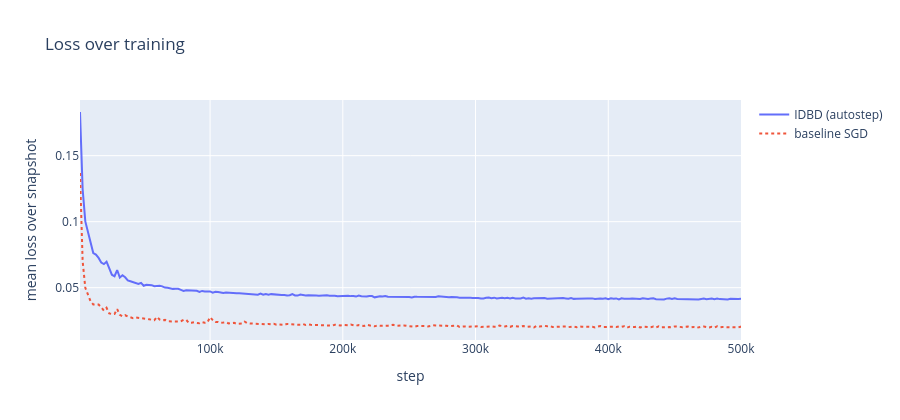
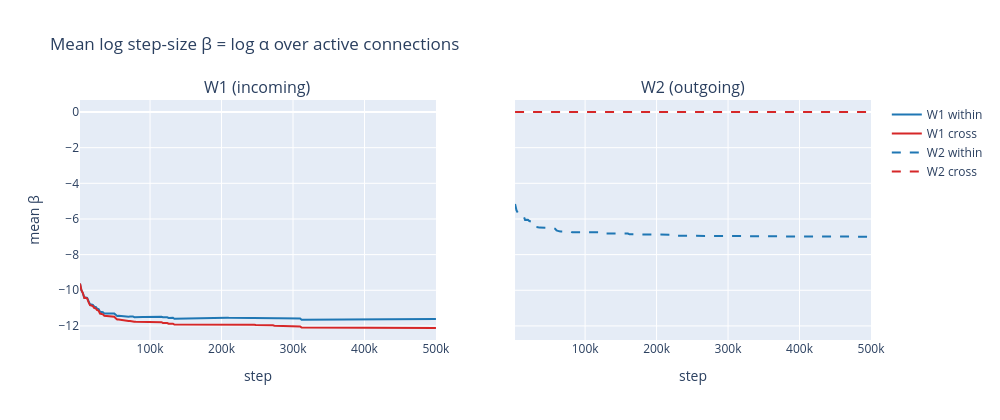
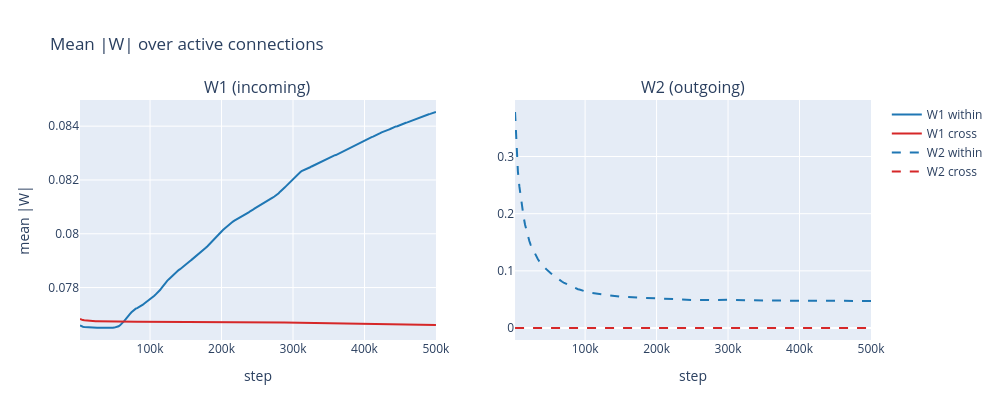
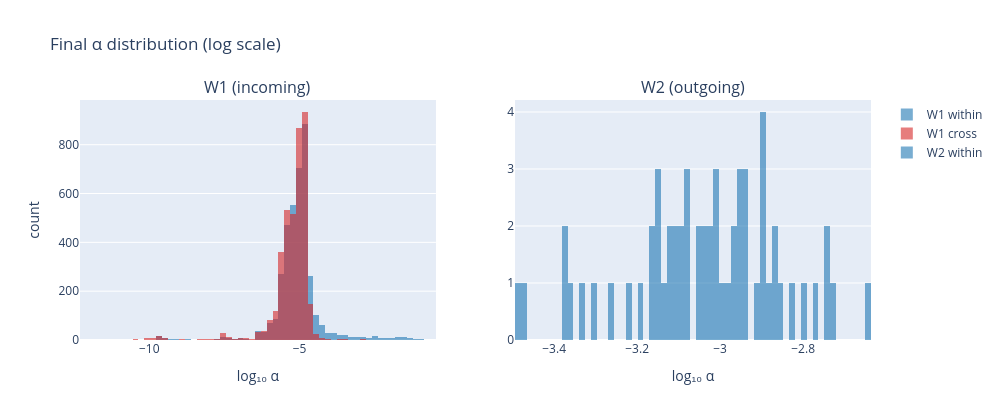

Notebook source saved alongside these figures, in order:
### Code cell
plot_loss(meta_snaps, baseline_snaps)
plot_beta_traces(betas)
plot_w_l1_traces(wl1s)
plot_alpha_distribution(meta_snaps, M1_init, M2_init)
plot_w_l1_distribution(meta_snaps, M1_init, M2_init);

### Figure 1 — Plotly figure (JSON) as saved in the notebook; plotly's stock layout.template omitted (floating-point values rounded to 4 significant figures; data arrays with more than 128 entries replaced by an {"elided": "..."} marker saying what was removed)
{"data": [{"mode": "lines", "name": "IDBD (autostep)", "type": "scatter", "x": {"elided": "250 int values"}, "y": {"elided": "250 float values"}}, {"line": {"dash": "dot"}, "mode": "lines", "name": "baseline SGD", "type": "scatter", "x": {"elided": "250 int values"}, "y": {"elided": "250 float values"}}], "layout": {"height": 420, "title": {"text": "Loss over training"}, "width": 900, "xaxis": {"title": {"text": "step"}}, "yaxis": {"title": {"text": "mean loss over snapshot"}}}}

### Figure 2 — Plotly figure (JSON) as saved in the notebook; plotly's stock layout.template omitted (floating-point values rounded to 4 significant figures; data arrays with more than 128 entries replaced by an {"elided": "..."} marker saying what was removed)
{"data": [{"line": {"color": "#1f77b4"}, "mode": "lines", "name": "W1 within", "type": "scatter", "x": {"elided": "250 int values"}, "xaxis": "x", "y": {"elided": "250 float values"}, "yaxis": "y"}, {"line": {"color": "#d62728"}, "mode": "lines", "name": "W1 cross", "type": "scatter", "x": {"elided": "250 int values"}, "xaxis": "x", "y": {"elided": "250 float values"}, "yaxis": "y"}, {"line": {"color": "#1f77b4", "dash": "dash"}, "mode": "lines", "name": "W2 within", "type": "scatter", "x": {"elided": "250 int values"}, "xaxis": "x2", "y": {"elided": "250 float values"}, "yaxis": "y2"}, {"line": {"color": "#d62728", "dash": "dash"}, "mode": "lines", "name": "W2 cross", "type": "scatter", "x": {"elided": "250 int values"}, "xaxis": "x2", "y": {"elided": "250 float values"}, "yaxis": "y2"}], "layout": {"annotations": [{"font": {"size": 16}, "showarrow": false, "text": "W1 (incoming)", "x": 0.225, "xanchor": "center", "xref": "paper", "y": 1, "yanchor": "bottom", "yref": "paper"}, {"font": {"size": 16}, "showarrow": false, "text": "W2 (outgoing)", "x": 0.775, "xanchor": "center", "xref": "paper", "y": 1, "yanchor": "bottom", "yref": "paper"}], "height": 420, "title": {"text": "Mean log step-size β = log α over active connections"}, "width": 1000, "xaxis": {"anchor": "y", "domain": [0, 0.45], "title": {"text": "step"}}, "xaxis2": {"anchor": "y2", "domain": [0.55, 1], "title": {"text": "step"}}, "yaxis": {"anchor": "x", "domain": [0, 1], "title": {"text": "mean β"}}, "yaxis2": {"anchor": "x2", "domain": [0, 1], "matches": "y", "showticklabels": false}}}

### Figure 3 — Plotly figure (JSON) as saved in the notebook; plotly's stock layout.template omitted (floating-point values rounded to 4 significant figures; data arrays with more than 128 entries replaced by an {"elided": "..."} marker saying what was removed)
{"data": [{"line": {"color": "#1f77b4"}, "mode": "lines", "name": "W1 within", "type": "scatter", "x": {"elided": "250 int values"}, "xaxis": "x", "y": {"elided": "250 float values"}, "yaxis": "y"}, {"line": {"color": "#d62728"}, "mode": "lines", "name": "W1 cross", "type": "scatter", "x": {"elided": "250 int values"}, "xaxis": "x", "y": {"elided": "250 float values"}, "yaxis": "y"}, {"line": {"color": "#1f77b4", "dash": "dash"}, "mode": "lines", "name": "W2 within", "type": "scatter", "x": {"elided": "250 int values"}, "xaxis": "x2", "y": {"elided": "250 float values"}, "yaxis": "y2"}, {"line": {"color": "#d62728", "dash": "dash"}, "mode": "lines", "name": "W2 cross", "type": "scatter", "x": {"elided": "250 int values"}, "xaxis": "x2", "y": {"elided": "250 float values"}, "yaxis": "y2"}], "layout": {"annotations": [{"font": {"size": 16}, "showarrow": false, "text": "W1 (incoming)", "x": 0.225, "xanchor": "center", "xref": "paper", "y": 1, "yanchor": "bottom", "yref": "paper"}, {"font": {"size": 16}, "showarrow": false, "text": "W2 (outgoing)", "x": 0.775, "xanchor": "center", "xref": "paper", "y": 1, "yanchor": "bottom", "yref": "paper"}], "height": 420, "title": {"text": "Mean |W| over active connections"}, "width": 1000, "xaxis": {"anchor": "y", "domain": [0, 0.45], "title": {"text": "step"}}, "xaxis2": {"anchor": "y2", "domain": [0.55, 1], "title": {"text": "step"}}, "yaxis": {"anchor": "x", "domain": [0, 1], "title": {"text": "mean |W|"}}, "yaxis2": {"anchor": "x2", "domain": [0, 1]}}}

### Figure 4 — Plotly figure (JSON) as saved in the notebook; plotly's stock layout.template omitted (floating-point values rounded to 4 significant figures; data arrays with more than 128 entries replaced by an {"elided": "..."} marker saying what was removed)
{"data": [{"autobinx": false, "marker": {"color": "#1f77b4"}, "name": "W1 within", "opacity": 0.6, "type": "histogram", "x": {"elided": "3855 float values"}, "xaxis": "x", "xbins": {"end": -0.5562, "size": 0.1942, "start": -12.31}, "yaxis": "y"}, {"autobinx": false, "marker": {"color": "#d62728"}, "name": "W1 cross", "opacity": 0.6, "type": "histogram", "x": {"elided": "3825 float values"}, "xaxis": "x", "xbins": {"end": -0.5562, "size": 0.1942, "start": -12.31}, "yaxis": "y"}, {"autobinx": false, "marker": {"color": "#1f77b4"}, "name": "W2 within", "opacity": 0.6, "type": "histogram", "x": [-3.168, -3.259, -3.223, -2.65, -2.763, -2.895, -3.028, -2.826, -3.113, -2.932, -2.876, -2.872, -3.057, -3.137, -3.143, -2.854, -2.737, -2.743, -3.147, -3.054, -2.99, -2.954, -3.038, -3.034, -2.937, -3.004, -2.862, -3.305, -3.187, -3.112, -3.028, -2.913, -2.728, -2.893, -2.894, -2.947, -3.003, -3.123, -3.08, -2.983, -2.903, -2.951, -3.01, -2.8, -2.94, -3.093, -2.972, -3.089, -3.47, -3.371, -3.494, -3.332, -3.373, -3.357, -3.076, -3.074, -2.971, -3.116, -3.16, -3.155], "xaxis": "x2", "xbins": {"end": -2.643, "size": 0.01406, "start": -3.494}, "yaxis": "y2"}], "layout": {"annotations": [{"font": {"size": 16}, "showarrow": false, "text": "W1 (incoming)", "x": 0.225, "xanchor": "center", "xref": "paper", "y": 1, "yanchor": "bottom", "yref": "paper"}, {"font": {"size": 16}, "showarrow": false, "text": "W2 (outgoing)", "x": 0.775, "xanchor": "center", "xref": "paper", "y": 1, "yanchor": "bottom", "yref": "paper"}], "barmode": "overlay", "height": 420, "title": {"text": "Final α distribution (log scale)"}, "width": 1000, "xaxis": {"anchor": "y", "domain": [0, 0.45], "title": {"text": "log₁₀ α"}}, "xaxis2": {"anchor": "y2", "domain": [0.55, 1], "title": {"text": "log₁₀ α"}}, "yaxis": {"anchor": "x", "domain": [0, 1], "title": {"text": "count"}}, "yaxis2": {"anchor": "x2", "domain": [0, 1]}}}
